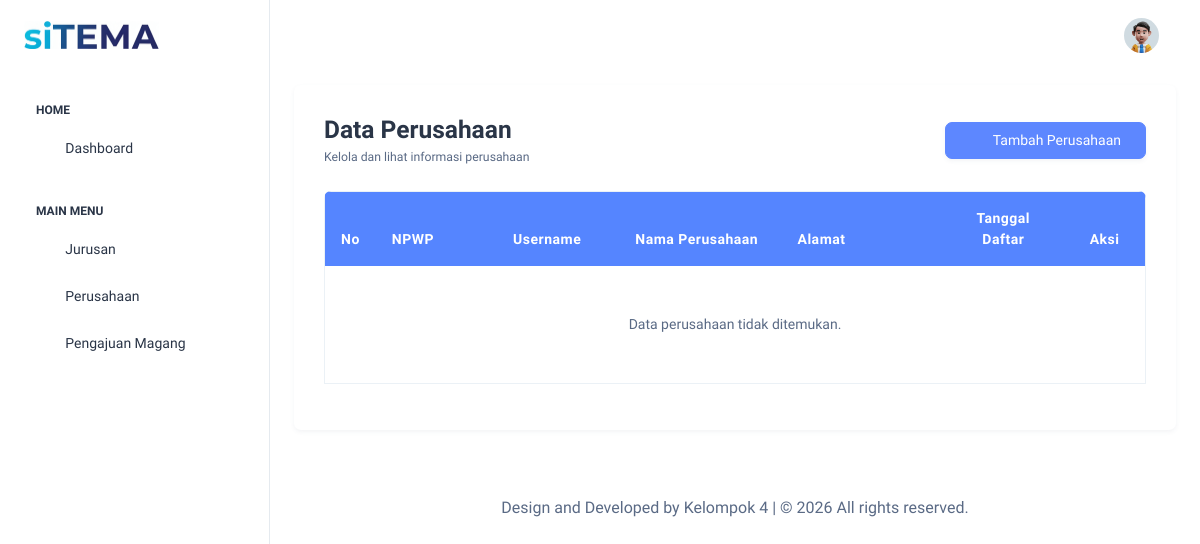
The app's page /layout/read/data_perusahaan.php (signed in), older data.
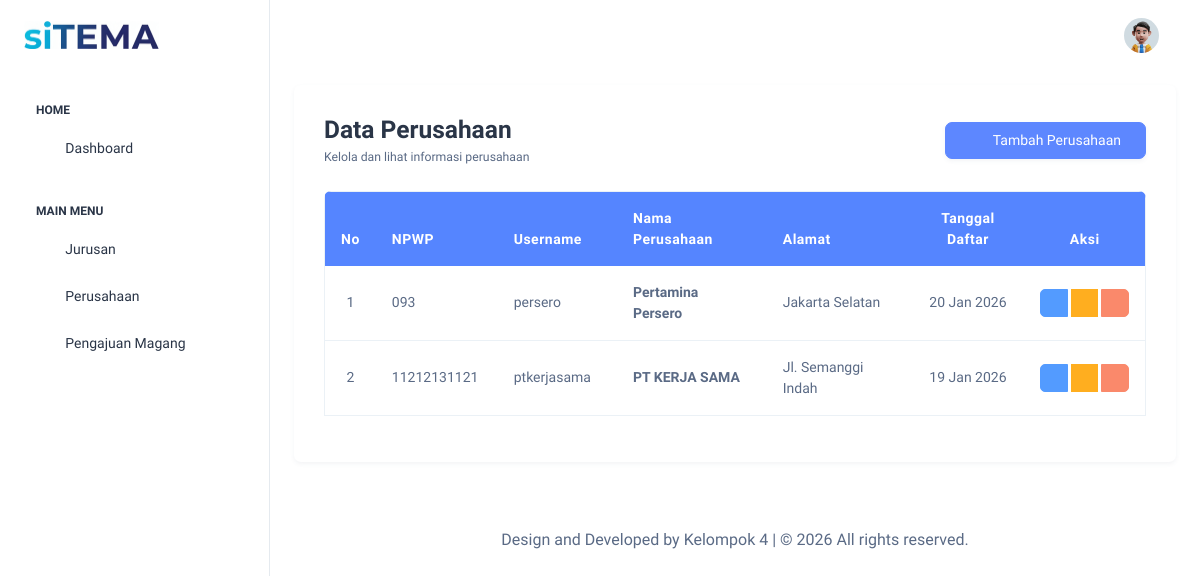
The same page, newer data.
### tables this page shows
CREATE TABLE `perusahaan` (
  `id` int(11) NOT NULL,
  `id_user` int(11) NOT NULL,
  `npwp` varchar(15) NOT NULL,
  `nama_perusahaan` varchar(255) NOT NULL,
  `alamat_perusahaan` text NOT NULL,
  `telp_perusahaan` varchar(20) NOT NULL,
  `created_at` datetime NOT NULL DEFAULT current_timestamp()
);

CREATE TABLE `users` (
  `id` int(11) NOT NULL,
  `id_roles` int(11) NOT NULL,
  `username` varchar(255) NOT NULL,
  `password` varchar(255) NOT NULL,
  `email` varchar(255) NOT NULL,
  `created_at` datetime NOT NULL DEFAULT current_timestamp(),
  `updated_at` datetime NOT NULL DEFAULT current_timestamp() ON UPDATE current_timestamp()
);

### repository/perusahaan.php (called while the page is built, shortened)
<?php
class Perusahaan
{
  public static function getAll()
  {
    global $koneksi;
    $sql = "
            SELECT
                p.*,
                u.username,
                u.email
            FROM perusahaan p
            JOIN users u ON p.id_user = u.id
            ORDER BY p.nama_perusahaan ASC
        ";
    return mysqli_query($koneksi, $sql);
  }
}

### layout/read/data_perusahaan.php (the view, shortened to what the changed rows need)
<?php
include '../../partials/header.php';
$result = Perusahaan::getAll();
?>
<div class="container-fluid">
    <div class="card shadow-sm border-0">
        <div class="card-body">
            <div class="table-responsive rounded-2">
                <table class="table table-hover align-middle border">
                    <thead style="background-color:#5585ff;">
                        <tr>
                            <th class="py-3 px-3 text-white text-center" width="5%">No</th>
                            <th class="py-3 text-white" width="15%">NPWP</th>
                            <th class="py-3 text-white" width="15%">Username</th>
                            <th class="py-3 text-white" width="20%">Nama Perusahaan</th>
                            <th class="py-3 text-white" width="20%">Alamat</th>
                            <th class="py-3 text-white text-center" width="15%">Tanggal Daftar</th>
                            <th class="py-3 text-white text-center" width="10%">Aksi</th>
                        </tr>
                    </thead>
                    <tbody class="bg-white">
                        <?php
                        $no = 1;
                        if ($result && mysqli_num_rows($result) > 0):
                            while ($row = mysqli_fetch_assoc($result)):
                        ?>
                                <tr>
                                    <td class="text-center fw-bold text-muted"><?= $no++; ?></td>
                                    <td><?= htmlspecialchars($row['npwp']); ?></td>
                                    <td><?= htmlspecialchars($row['username']); ?></td>
                                    <td class="fw-semibold"><?= htmlspecialchars($row['nama_perusahaan']); ?></td>
                                    <td><?= htmlspecialchars($row['alamat_perusahaan']); ?></td>
                                    <td class="text-center text-muted">
                                        <?= date('d M Y', strtotime($row['created_at'])); ?>
                                    </td>
                                    <td class="text-center">
                                        <div class="btn-group gap-1">
                                            <button
                                                class="btn btn-info btn-sm btn-detail"
                                                data-bs-toggle="modal"
                                                data-bs-target="#modalDetailPerusahaan"
                                                data-npwp="<?= $row['npwp']; ?>"
                                                data-username="<?= $row['username']; ?>"
                                                data-nama="<?= $row['nama_perusahaan']; ?>"
                                                data-email="<?= $row['email']; ?>"
                                                data-telp="<?= $row['telp_perusahaan']; ?>"
                                                data-alamat="<?= $row['alamat_perusahaan']; ?>"
                                                data-tanggal="<?= date('d M Y', strtotime($row['created_at'])); ?>">
                                                <i class="ti ti-eye"></i>
                                            </button>
                                            <a href="<?= BASE_URL ?>layout/edit/form_edit_perusahaan.php?id=<?= $row['id']; ?>"
                                                class="btn btn-warning btn-sm">
                                                <i class="ti ti-edit"></i>
                                            </a>
                                            <?php if ($_SESSION['id_roles'] == 1): ?>
                                                <a href="<?= BASE_URL ?>process/perusahaan/delete.php?id=<?= $row['id']; ?>"
                                                    class="btn btn-danger btn-sm"
                                                    onclick="return confirm('Yakin hapus perusahaan ini?')">
                                                    <i class="ti ti-trash"></i>
                                                </a>
                                            <?php endif; ?>
                                        </div>
                                    </td>
                                </tr>
                            <?php endwhile;
                        else: ?>
                            <tr>
                                <td colspan="8" class="text-center py-5 text-muted">
                                    Data perusahaan tidak ditemukan.
                                </td>
                            </tr>
                        <?php endif; ?>
                    </tbody>
                </table>
            </div>
        </div>
    </div>
</div>
<?php include '../../partials/footer.php'; ?>

Row changes from the older to the newer data that the page shows:
added perusahaan: npwp "093", id_user.username "persero", nama_perusahaan "Pertamina Persero", alamat_perusahaan "Jakarta Selatan", created_at "20 Jan 2026"
added perusahaan: npwp "11212131121", id_user.username "ptkerjasama", nama_perusahaan "PT KERJA SAMA", alamat_perusahaan "Jl. Semanggi Indah", created_at "19 Jan 2026"
Text that changed along with them:
text no longer shown: "Data perusahaan tidak ditemukan."
